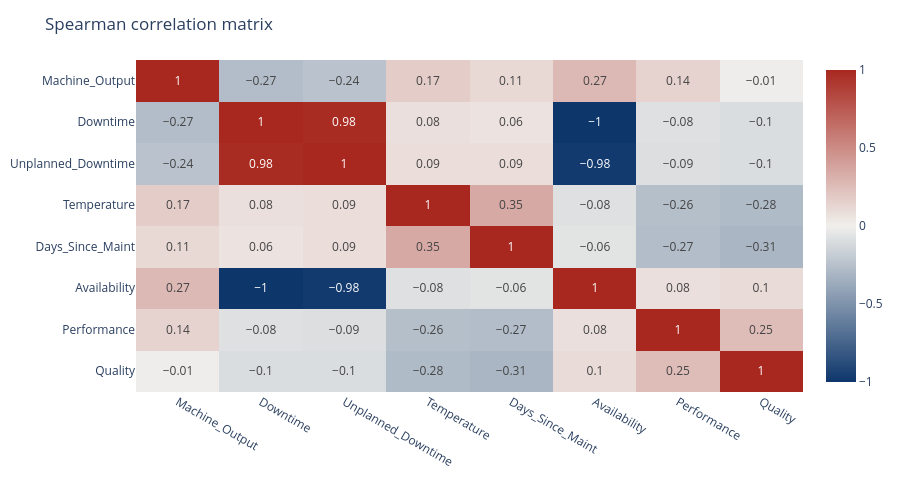

Source (notebook cell):
### Code cell
cols = ["Machine_Output", "Downtime", "Unplanned_Downtime", "Temperature", "Days_Since_Maint",
        "Availability", "Performance", "Quality"]
corr = df[cols].corr(method="spearman").round(2)
fig = px.imshow(corr, text_auto=True, zmin=-1, zmax=1, aspect="auto",
                color_continuous_scale=[[0, "#0d366b"], [0.5, "#f0efec"], [1, "#a8281f"]])
style(fig, 480, "Spearman correlation matrix")

### Figure 1 — Plotly figure (JSON) as saved in the notebook; plotly's stock layout.template omitted (floating-point values rounded to 4 significant figures)
{"data": [{"coloraxis": "coloraxis", "hovertemplate": "x: %{x}<br>y: %{y}<br>color: %{z}<extra></extra>", "name": "0", "texttemplate": "%{z}", "type": "heatmap", "x": ["Machine_Output", "Downtime", "Unplanned_Downtime", "Temperature", "Days_Since_Maint", "Availability", "Performance", "Quality"], "xaxis": "x", "y": ["Machine_Output", "Downtime", "Unplanned_Downtime", "Temperature", "Days_Since_Maint", "Availability", "Performance", "Quality"], "yaxis": "y", "z": [[1.0, -0.27, -0.24, 0.17, 0.11, 0.27, 0.14, -0.01], [-0.27, 1.0, 0.98, 0.08, 0.06, -1.0, -0.08, -0.1], [-0.24, 0.98, 1.0, 0.09, 0.09, -0.98, -0.09, -0.1], [0.17, 0.08, 0.09, 1.0, 0.35, -0.08, -0.26, -0.28], [0.11, 0.06, 0.09, 0.35, 1.0, -0.06, -0.27, -0.31], [0.27, -1.0, -0.98, -0.08, -0.06, 1.0, 0.08, 0.1], [0.14, -0.08, -0.09, -0.26, -0.27, 0.08, 1.0, 0.25], [-0.01, -0.1, -0.1, -0.28, -0.31, 0.1, 0.25, 1.0]]}], "layout": {"coloraxis": {"autocolorscale": false, "cmax": 1, "cmin": -1, "colorscale": [[0, "#0d366b"], [0.5, "#f0efec"], [1, "#a8281f"]]}, "height": 480, "legend": {"orientation": "h", "title": {}, "x": 0, "xanchor": "left", "y": 1.02, "yanchor": "bottom"}, "margin": {"b": 10, "l": 10, "r": 10, "t": 60}, "title": {"text": "Spearman correlation matrix"}, "xaxis": {"anchor": "y", "domain": [0.0, 1.0], "showgrid": false}, "yaxis": {"anchor": "x", "autorange": "reversed", "domain": [0.0, 1.0]}}}
